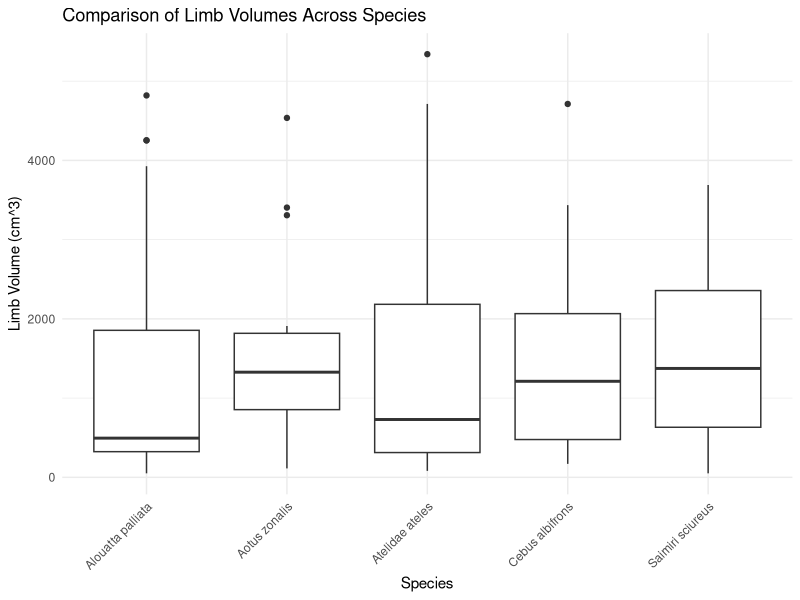
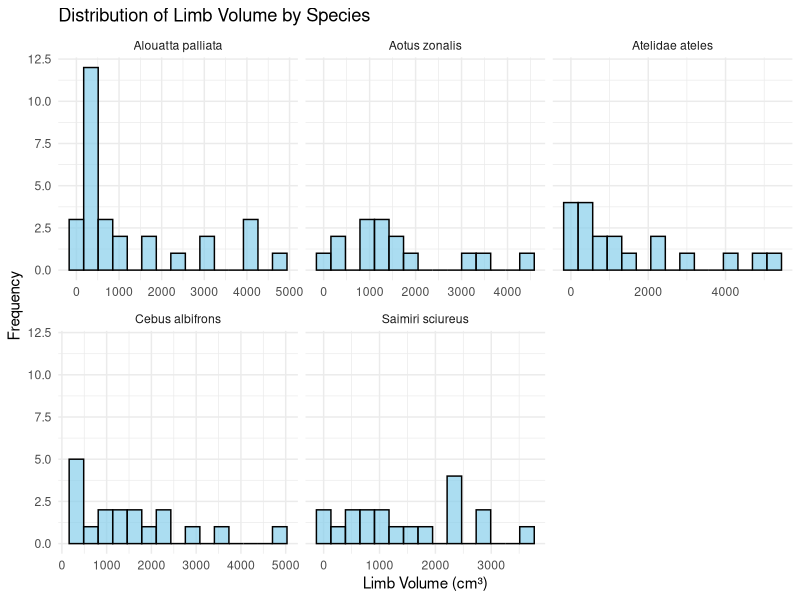

These charts were generated, in order, by the following R code:
## ---- chunk 1
library(dplyr)
library(ggplot2)
library(tidyr)

#load file
limb_measurements <- read.csv("measurements.csv")
head(limb_measurements)
## ---- chunk 2
#sort data by species, then by observer, then by limb volume
measurements_sorted <- limb_measurements %>% 
  arrange(species_name, observer_name, Volume)
## ---- chunk 3
#calculate average volume for each species 
avg_volume <- measurements_sorted %>% 
  group_by(species_name) %>% 
  summarize(Average_Volume = mean(Volume, na.rm = TRUE))

#display the average volume table
avg_volume
## ---- chunk 4
#Count the number of observations for each combination of species and observer 
observation_count <- measurements_sorted %>%
  group_by(species_name, observer_name) %>% 
  summarize(Num_Observations = n())

#Display the observation count table
observation_count
## ---- chunk 5
#Create boxplot comparison of limb volumes between species 
ggplot(measurements_sorted, aes(x = species_name, y = Volume)) + 
  geom_boxplot() + 
  theme_minimal() + 
  labs(title = "Comparison of Limb Volumes Across Species",
       x = "Species",
       y = "Limb Volume (cm^3)") + 
  theme(axis.text.x = element_text(angle = 45, hjust = 1))
## ---- chunk 6
#Convert data to long format for easier plotting
measurements_long <- measurements_sorted %>% 
  gather(key = "Measurement_Type", value = "Value", Volume)

#Create multi-panel plot histograms of limb volume by species
ggplot(measurements_long, aes(x = Value)) +
  geom_histogram(bins = 15, fill = "skyblue", color = "black", alpha = 0.7) +
  facet_wrap(~ species_name, scales = "free_x") +
  theme_minimal() +
  labs(title = "Distribution of Limb Volume by Species",
       x = "Limb Volume (cm³)",
       y = "Frequency")
